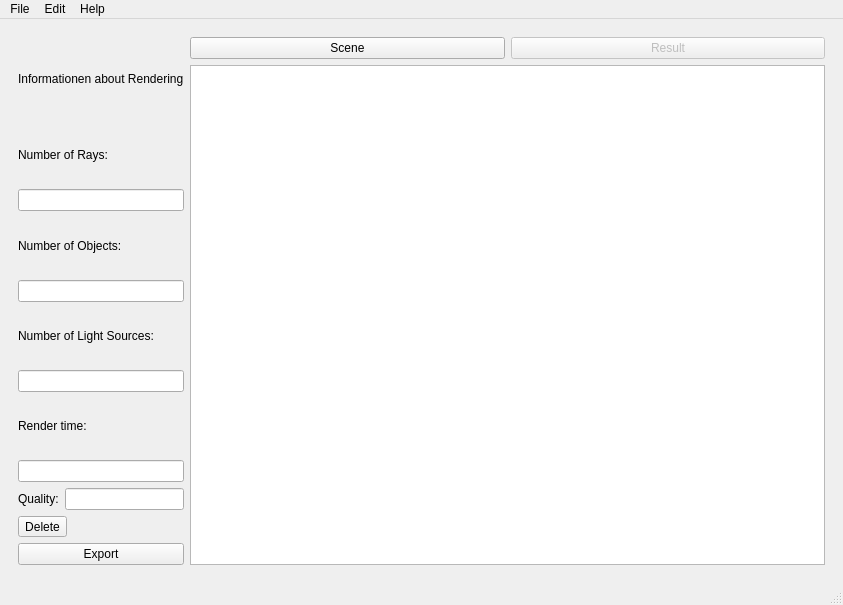
<?xml version="1.0" encoding="UTF-8"?>
<ui version="4.0">
 <class>MainWindow</class>
 <widget class="QMainWindow" name="MainWindow">
  <property name="geometry">
   <rect>
    <x>0</x>
    <y>0</y>
    <width>843</width>
    <height>605</height>
   </rect>
  </property>
  <property name="sizePolicy">
   <sizepolicy hsizetype="Preferred" vsizetype="Preferred">
    <horstretch>1</horstretch>
    <verstretch>1</verstretch>
   </sizepolicy>
  </property>
  <property name="windowTitle">
   <string>MainWindow</string>
  </property>
  <widget class="QWidget" name="centralwidget">
   <layout class="QGridLayout" name="gridLayout_2">
    <item row="0" column="0">
     <widget class="QStackedWidget" name="stackedWidget">
      <property name="currentIndex">
       <number>3</number>
      </property>
      <widget class="QWidget" name="page">
       <layout class="QGridLayout" name="gridLayout_5">
        <item row="0" column="0">
         <layout class="QGridLayout" name="gridLayout_4" columnstretch="2,2,6">
          <property name="leftMargin">
           <number>0</number>
          </property>
          <property name="topMargin">
           <number>0</number>
          </property>
          <property name="rightMargin">
           <number>0</number>
          </property>
          <property name="bottomMargin">
           <number>0</number>
          </property>
          <property name="spacing">
           <number>4</number>
          </property>
          <item row="0" column="2">
           <layout class="QVBoxLayout" name="verticalLayout_7" stretch="0,0,0">
            <item>
             <layout class="QHBoxLayout" name="horizontalLayout_4">
              <item>
               <widget class="QPushButton" name="sceneButton">
                <property name="enabled">
                 <bool>false</bool>
                </property>
                <property name="text">
                 <string>Scene</string>
                </property>
               </widget>
              </item>
              <item>
               <widget class="QPushButton" name="resultButton">
                <property name="text">
                 <string>Result</string>
                </property>
               </widget>
              </item>
             </layout>
            </item>
            <item>
             <widget class="QGraphicsView" name="graphicsView"/>
            </item>
            <item>
             <layout class="QHBoxLayout" name="horizontalLayout" stretch="1,1,1,2">
              <item>
               <widget class="QToolButton" name="playToolButton">
                <property name="sizePolicy">
                 <sizepolicy hsizetype="Fixed" vsizetype="Preferred">
                  <horstretch>0</horstretch>
                  <verstretch>0</verstretch>
                 </sizepolicy>
                </property>
                <property name="text">
                 <string>Start</string>
                </property>
                <property name="iconSize">
                 <size>
                  <width>25</width>
                  <height>20</height>
                 </size>
                </property>
               </widget>
              </item>
              <item>
               <widget class="QToolButton" name="importToolButton">
                <property name="sizePolicy">
                 <sizepolicy hsizetype="Fixed" vsizetype="Preferred">
                  <horstretch>0</horstretch>
                  <verstretch>0</verstretch>
                 </sizepolicy>
                </property>
                <property name="text">
                 <string>Import</string>
                </property>
               </widget>
              </item>
              <item>
               <widget class="QToolButton" name="exportToolButton">
                <property name="sizePolicy">
                 <sizepolicy hsizetype="Fixed" vsizetype="Preferred">
                  <horstretch>0</horstretch>
                  <verstretch>0</verstretch>
                 </sizepolicy>
                </property>
                <property name="sizeIncrement">
                 <size>
                  <width>0</width>
                  <height>0</height>
                 </size>
                </property>
                <property name="text">
                 <string>Export</string>
                </property>
               </widget>
              </item>
              <item>
               <widget class="QProgressBar" name="ProgressBar_main">
                <property name="value">
                 <number>0</number>
                </property>
                <property name="invertedAppearance">
                 <bool>false</bool>
                </property>
               </widget>
              </item>
             </layout>
            </item>
           </layout>
          </item>
          <item row="0" column="1">
           <layout class="QVBoxLayout" name="verticalLayout_5">
            <item>
             <layout class="QVBoxLayout" name="verticalLayout_6">
              <item>
               <widget class="QLabel" name="cameraLabel">
                <property name="font">
                 <font>
                  <pointsize>10</pointsize>
                 </font>
                </property>
                <property name="text">
                 <string>Camera</string>
                </property>
               </widget>
              </item>
              <item>
               <layout class="QHBoxLayout" name="horizontalLayout_5">
                <item>
                 <widget class="QLabel" name="positionLabel">
                  <property name="text">
                   <string>Position</string>
                  </property>
                 </widget>
                </item>
                <item>
                 <layout class="QVBoxLayout" name="verticalLayout_10">
                  <item>
                   <widget class="QLabel" name="pos_x_Label">
                    <property name="text">
                     <string>x</string>
                    </property>
                   </widget>
                  </item>
                  <item>
                   <widget class="QSpinBox" name="pos_x_spinBox"/>
                  </item>
                 </layout>
                </item>
                <item>
                 <layout class="QVBoxLayout" name="verticalLayout_11">
                  <item>
                   <widget class="QLabel" name="pos_y_label">
                    <property name="text">
                     <string>y</string>
                    </property>
                   </widget>
                  </item>
                  <item>
                   <widget class="QSpinBox" name="pos_y_spinBox"/>
                  </item>
                 </layout>
                </item>
                <item>
                 <layout class="QVBoxLayout" name="verticalLayout_9">
                  <item>
                   <widget class="QLabel" name="pos_z_label">
                    <property name="text">
                     <string>z</string>
                    </property>
                   </widget>
                  </item>
                  <item>
                   <widget class="QSpinBox" name="pos_z_spinBox"/>
                  </item>
                 </layout>
                </item>
               </layout>
              </item>
              <item>
               <layout class="QHBoxLayout" name="horizontalLayout_7">
                <item>
                 <widget class="QLabel" name="angle_label">
                  <property name="text">
                   <string>Angle</string>
                  </property>
                 </widget>
                </item>
                <item>
                 <layout class="QVBoxLayout" name="verticalLayout_13">
                  <item>
                   <widget class="QLabel" name="ang_roll_label">
                    <property name="text">
                     <string>Roll</string>
                    </property>
                   </widget>
                  </item>
                  <item>
                   <widget class="QSpinBox" name="ang_roll_spinBox"/>
                  </item>
                 </layout>
                </item>
                <item>
                 <layout class="QVBoxLayout" name="verticalLayout_14">
                  <item>
                   <widget class="QLabel" name="angle_pitch_label">
                    <property name="text">
                     <string>Pitch</string>
                    </property>
                   </widget>
                  </item>
                  <item>
                   <widget class="QSpinBox" name="ang_pitch_spinBox"/>
                  </item>
                 </layout>
                </item>
                <item>
                 <layout class="QVBoxLayout" name="verticalLayout_12">
                  <item>
                   <widget class="QLabel" name="ang_yaw_label">
                    <property name="text">
                     <string>Yaw</string>
                    </property>
                   </widget>
                  </item>
                  <item>
                   <widget class="QSpinBox" name="ang_yaw_spinBox"/>
                  </item>
                 </layout>
                </item>
               </layout>
              </item>
              <item>
               <layout class="QHBoxLayout" name="horizontalLayout_9">
                <item>
                 <widget class="QLabel" name="focusLabel">
                  <property name="text">
                   <string>Distance</string>
                  </property>
                 </widget>
                </item>
                <item>
                 <widget class="QSpinBox" name="focus_spinBox"/>
                </item>
               </layout>
              </item>
              <item>
               <layout class="QHBoxLayout" name="horizontalLayout_10">
                <item>
                 <widget class="QLabel" name="fowLabel">
                  <property name="text">
                   <string>Field of View </string>
                  </property>
                 </widget>
                </item>
                <item>
                 <widget class="QSlider" name="fowHorizontalSlider">
                  <property name="orientation">
                   <enum>Qt::Orientation::Horizontal</enum>
                  </property>
                 </widget>
                </item>
               </layout>
              </item>
             </layout>
            </item>
            <item>
             <layout class="QVBoxLayout" name="verticalLayout_8">
              <item>
               <widget class="QLabel" name="renderLabel">
                <property name="font">
                 <font>
                  <pointsize>10</pointsize>
                 </font>
                </property>
                <property name="text">
                 <string>Rendering</string>
                </property>
               </widget>
              </item>
              <item>
               <layout class="QHBoxLayout" name="horizontalLayout_2">
                <item>
                 <widget class="QLabel" name="resolutionLabel">
                  <property name="text">
                   <string>Resolution</string>
                  </property>
                 </widget>
                </item>
                <item>
                 <layout class="QVBoxLayout" name="verticalLayout_23">
                  <item>
                   <widget class="QLabel" name="res_width_label">
                    <property name="sizePolicy">
                     <sizepolicy hsizetype="Preferred" vsizetype="Preferred">
                      <horstretch>0</horstretch>
                      <verstretch>0</verstretch>
                     </sizepolicy>
                    </property>
                    <property name="text">
                     <string>Width</string>
                    </property>
                   </widget>
                  </item>
                  <item>
                   <widget class="QSpinBox" name="res_width_spinBox">
                    <property name="sizePolicy">
                     <sizepolicy hsizetype="Minimum" vsizetype="Preferred">
                      <horstretch>0</horstretch>
                      <verstretch>0</verstretch>
                     </sizepolicy>
                    </property>
                   </widget>
                  </item>
                 </layout>
                </item>
                <item>
                 <layout class="QVBoxLayout" name="verticalLayout_24">
                  <item>
                   <widget class="QLabel" name="res_height_label">
                    <property name="text">
                     <string>Height</string>
                    </property>
                   </widget>
                  </item>
                  <item>
                   <widget class="QSpinBox" name="res_height_spinBox">
                    <property name="sizePolicy">
                     <sizepolicy hsizetype="Minimum" vsizetype="Preferred">
                      <horstretch>0</horstretch>
                      <verstretch>0</verstretch>
                     </sizepolicy>
                    </property>
                   </widget>
                  </item>
                 </layout>
                </item>
               </layout>
              </item>
              <item>
               <layout class="QHBoxLayout" name="horizontalLayout_6">
                <item>
                 <widget class="QLabel" name="qualityLabel">
                  <property name="text">
                   <string>Pane Width</string>
                  </property>
                 </widget>
                </item>
                <item>
                 <widget class="QComboBox" name="qualityComboBox"/>
                </item>
               </layout>
              </item>
              <item>
               <layout class="QHBoxLayout" name="horizontalLayout_8">
                <item>
                 <widget class="QLabel" name="samplesLabel">
                  <property name="text">
                   <string>Anti-Aliasing</string>
                  </property>
                 </widget>
                </item>
                <item>
                 <widget class="QComboBox" name="comboBox_3"/>
                </item>
               </layout>
              </item>
              <item>
               <layout class="QHBoxLayout" name="horizontalLayout_3">
                <item>
                 <widget class="QLabel" name="fileLabel">
                  <property name="text">
                   <string>Shading</string>
                  </property>
                 </widget>
                </item>
                <item>
                 <widget class="QComboBox" name="fileComboBox"/>
                </item>
               </layout>
              </item>
             </layout>
            </item>
           </layout>
          </item>
          <item row="0" column="0">
           <layout class="QVBoxLayout" name="verticalLayout_15">
            <item>
             <layout class="QVBoxLayout" name="objectVerticalLayout">
              <property name="spacing">
               <number>1</number>
              </property>
              <item>
               <widget class="QLabel" name="objectLabel">
                <property name="font">
                 <font>
                  <pointsize>10</pointsize>
                 </font>
                </property>
                <property name="text">
                 <string>Objects</string>
                </property>
               </widget>
              </item>
              <item>
               <widget class="QListView" name="objectListView"/>
              </item>
              <item>
               <widget class="QPushButton" name="object_plus_Button">
                <property name="font">
                 <font>
                  <pointsize>9</pointsize>
                 </font>
                </property>
                <property name="text">
                 <string>+</string>
                </property>
               </widget>
              </item>
             </layout>
            </item>
            <item>
             <layout class="QVBoxLayout" name="lightVerticalLayout">
              <property name="spacing">
               <number>1</number>
              </property>
              <item>
               <widget class="QLabel" name="lightLabel">
                <property name="font">
                 <font>
                  <pointsize>10</pointsize>
                  <italic>false</italic>
                  <bold>false</bold>
                  <strikeout>false</strikeout>
                  <stylestrategy>PreferDefault</stylestrategy>
                  <kerning>true</kerning>
                 </font>
                </property>
                <property name="text">
                 <string>Light Sources</string>
                </property>
               </widget>
              </item>
              <item>
               <widget class="QListView" name="lightListView"/>
              </item>
              <item>
               <widget class="QPushButton" name="light_plus_Button">
                <property name="font">
                 <font>
                  <pointsize>9</pointsize>
                 </font>
                </property>
                <property name="text">
                 <string>+</string>
                </property>
               </widget>
              </item>
             </layout>
            </item>
           </layout>
          </item>
         </layout>
        </item>
       </layout>
      </widget>
      <widget class="QWidget" name="page_2">
       <layout class="QGridLayout" name="gridLayout_7">
        <item row="0" column="0">
         <layout class="QGridLayout" name="gridLayout_6" columnstretch="2,2,6">
          <item row="0" column="0">
           <layout class="QVBoxLayout" name="verticalLayout_16">
            <item>
             <layout class="QVBoxLayout" name="verticalLayout_4">
              <property name="spacing">
               <number>1</number>
              </property>
              <item>
               <widget class="QLabel" name="objectLabel_conf">
                <property name="font">
                 <font>
                  <pointsize>10</pointsize>
                 </font>
                </property>
                <property name="text">
                 <string>Objects</string>
                </property>
               </widget>
              </item>
              <item>
               <widget class="QListView" name="objectListView_conf"/>
              </item>
              <item>
               <widget class="QPushButton" name="objectPlusButton_conf">
                <property name="enabled">
                 <bool>false</bool>
                </property>
                <property name="font">
                 <font>
                  <pointsize>9</pointsize>
                 </font>
                </property>
                <property name="text">
                 <string>+</string>
                </property>
               </widget>
              </item>
              <item>
               <layout class="QVBoxLayout" name="verticalLayout_17">
                <property name="spacing">
                 <number>1</number>
                </property>
                <item>
                 <widget class="QLabel" name="lightLabel_conf">
                  <property name="font">
                   <font>
                    <pointsize>10</pointsize>
                   </font>
                  </property>
                  <property name="text">
                   <string>Light Sources</string>
                  </property>
                 </widget>
                </item>
                <item>
                 <widget class="QListView" name="lightListView_conf"/>
                </item>
                <item>
                 <widget class="QPushButton" name="lightPlusButton_conf">
                  <property name="enabled">
                   <bool>false</bool>
                  </property>
                  <property name="font">
                   <font>
                    <pointsize>9</pointsize>
                   </font>
                  </property>
                  <property name="text">
                   <string>+</string>
                  </property>
                 </widget>
                </item>
               </layout>
              </item>
             </layout>
            </item>
           </layout>
          </item>
          <item row="0" column="2">
           <layout class="QVBoxLayout" name="verticalLayout_22">
            <item>
             <layout class="QHBoxLayout" name="horizontalLayout_14">
              <item>
               <widget class="QPushButton" name="sceneButton_conf">
                <property name="enabled">
                 <bool>false</bool>
                </property>
                <property name="text">
                 <string>Scene</string>
                </property>
               </widget>
              </item>
              <item>
               <widget class="QPushButton" name="resultButton_conf">
                <property name="enabled">
                 <bool>false</bool>
                </property>
                <property name="text">
                 <string>Result</string>
                </property>
               </widget>
              </item>
             </layout>
            </item>
            <item>
             <widget class="QGraphicsView" name="graphicsView_conf"/>
            </item>
            <item>
             <layout class="QHBoxLayout" name="horizontalLayout_15">
              <item>
               <widget class="QPushButton" name="playButton_conf">
                <property name="enabled">
                 <bool>false</bool>
                </property>
                <property name="text">
                 <string>Start</string>
                </property>
               </widget>
              </item>
              <item>
               <widget class="QPushButton" name="importButton_conf">
                <property name="enabled">
                 <bool>false</bool>
                </property>
                <property name="text">
                 <string>Import</string>
                </property>
               </widget>
              </item>
              <item>
               <widget class="QPushButton" name="exportButton_conf">
                <property name="enabled">
                 <bool>false</bool>
                </property>
                <property name="text">
                 <string>Export</string>
                </property>
               </widget>
              </item>
              <item>
               <widget class="QProgressBar" name="progressBar_conf">
                <property name="enabled">
                 <bool>false</bool>
                </property>
                <property name="value">
                 <number>0</number>
                </property>
               </widget>
              </item>
             </layout>
            </item>
           </layout>
          </item>
          <item row="0" column="1">
           <layout class="QVBoxLayout" name="verticalLayout_3">
            <item>
             <widget class="QLabel" name="confLabel">
              <property name="font">
               <font>
                <pointsize>10</pointsize>
               </font>
              </property>
              <property name="text">
               <string>Configuration</string>
              </property>
             </widget>
            </item>
            <item>
             <layout class="QHBoxLayout" name="horizontalLayout_13">
              <item>
               <widget class="QLabel" name="label_10">
                <property name="text">
                 <string>Position</string>
                </property>
               </widget>
              </item>
              <item>
               <layout class="QVBoxLayout" name="verticalLayout_19">
                <item>
                 <widget class="QLabel" name="pos_x_label_conf">
                  <property name="text">
                   <string>x</string>
                  </property>
                 </widget>
                </item>
                <item>
                 <widget class="QSpinBox" name="pos_x_spinBox_conf">
                  <property name="maximum">
                   <number>100</number>
                  </property>
                 </widget>
                </item>
               </layout>
              </item>
              <item>
               <layout class="QVBoxLayout" name="verticalLayout_20">
                <item>
                 <widget class="QLabel" name="pos_y_label_conf">
                  <property name="text">
                   <string>y</string>
                  </property>
                 </widget>
                </item>
                <item>
                 <widget class="QSpinBox" name="pos_y_spinBox_conf">
                  <property name="maximum">
                   <number>100</number>
                  </property>
                 </widget>
                </item>
               </layout>
              </item>
              <item>
               <layout class="QVBoxLayout" name="verticalLayout_21">
                <item>
                 <widget class="QLabel" name="pos_z_label_conf">
                  <property name="text">
                   <string>z</string>
                  </property>
                 </widget>
                </item>
                <item>
                 <widget class="QSpinBox" name="pos_z_spinBox_conf">
                  <property name="maximum">
                   <number>100</number>
                  </property>
                 </widget>
                </item>
               </layout>
              </item>
             </layout>
            </item>
            <item>
             <layout class="QHBoxLayout" name="horizontalLayout_22">
              <item>
               <widget class="QLabel" name="posLabel_conf">
                <property name="text">
                 <string>Scaling</string>
                </property>
               </widget>
              </item>
              <item>
               <layout class="QVBoxLayout" name="verticalLayout_37">
                <item>
                 <widget class="QLabel" name="pos_x_label_conf_3">
                  <property name="text">
                   <string>x</string>
                  </property>
                 </widget>
                </item>
                <item>
                 <widget class="QSpinBox" name="scal_x_spinBox">
                  <property name="maximum">
                   <number>100</number>
                  </property>
                 </widget>
                </item>
               </layout>
              </item>
              <item>
               <layout class="QVBoxLayout" name="verticalLayout_38">
                <item>
                 <widget class="QLabel" name="pos_y_label_conf_3">
                  <property name="text">
                   <string>y</string>
                  </property>
                 </widget>
                </item>
                <item>
                 <widget class="QSpinBox" name="scal_y_spinBox">
                  <property name="maximum">
                   <number>100</number>
                  </property>
                 </widget>
                </item>
               </layout>
              </item>
              <item>
               <layout class="QVBoxLayout" name="verticalLayout_39">
                <item>
                 <widget class="QLabel" name="pos_z_label_conf_3">
                  <property name="text">
                   <string>z</string>
                  </property>
                 </widget>
                </item>
                <item>
                 <widget class="QSpinBox" name="scal_z_spinBox">
                  <property name="maximum">
                   <number>100</number>
                  </property>
                 </widget>
                </item>
               </layout>
              </item>
             </layout>
            </item>
            <item>
             <layout class="QHBoxLayout" name="horizontalLayout_12">
              <item>
               <widget class="QLabel" name="posLabel_conf_3">
                <property name="text">
                 <string>Rotation</string>
                </property>
               </widget>
              </item>
              <item>
               <layout class="QVBoxLayout" name="verticalLayout_34">
                <item>
                 <widget class="QLabel" name="pos_x_label_conf_4">
                  <property name="text">
                   <string>x</string>
                  </property>
                 </widget>
                </item>
                <item>
                 <widget class="QSpinBox" name="rot_x_spinBox">
                  <property name="maximum">
                   <number>360</number>
                  </property>
                 </widget>
                </item>
               </layout>
              </item>
              <item>
               <layout class="QVBoxLayout" name="verticalLayout_35">
                <item>
                 <widget class="QLabel" name="pos_y_label_conf_4">
                  <property name="text">
                   <string>y</string>
                  </property>
                 </widget>
                </item>
                <item>
                 <widget class="QSpinBox" name="rot_y_spinBox">
                  <property name="maximum">
                   <number>360</number>
                  </property>
                 </widget>
                </item>
               </layout>
              </item>
              <item>
               <layout class="QVBoxLayout" name="verticalLayout_36">
                <item>
                 <widget class="QLabel" name="pos_z_label_conf_4">
                  <property name="text">
                   <string>z</string>
                  </property>
                 </widget>
                </item>
                <item>
                 <widget class="QSpinBox" name="rot_z_spinBox">
                  <property name="maximum">
                   <number>360</number>
                  </property>
                 </widget>
                </item>
               </layout>
              </item>
             </layout>
            </item>
            <item>
             <widget class="QPushButton" name="saveButton_conf">
              <property name="text">
               <string>Done</string>
              </property>
             </widget>
            </item>
           </layout>
          </item>
         </layout>
        </item>
       </layout>
      </widget>
      <widget class="QWidget" name="page_4">
       <layout class="QGridLayout" name="gridLayout_3">
        <item row="0" column="0">
         <layout class="QGridLayout" name="gridLayout_8" columnstretch="2,2,6">
          <item row="0" column="0">
           <layout class="QVBoxLayout" name="verticalLayout_25">
            <item>
             <layout class="QVBoxLayout" name="verticalLayout_26">
              <property name="spacing">
               <number>1</number>
              </property>
              <item>
               <widget class="QLabel" name="objectLabel_conf_2">
                <property name="font">
                 <font>
                  <pointsize>10</pointsize>
                 </font>
                </property>
                <property name="text">
                 <string>Objects</string>
                </property>
               </widget>
              </item>
              <item>
               <widget class="QListView" name="objectListView_conf_2"/>
              </item>
              <item>
               <widget class="QPushButton" name="objectPlusButton_conf_2">
                <property name="enabled">
                 <bool>false</bool>
                </property>
                <property name="font">
                 <font>
                  <pointsize>9</pointsize>
                 </font>
                </property>
                <property name="text">
                 <string>+</string>
                </property>
               </widget>
              </item>
              <item>
               <layout class="QVBoxLayout" name="verticalLayout_27">
                <property name="spacing">
                 <number>1</number>
                </property>
                <item>
                 <widget class="QLabel" name="lightLabel_conf_2">
                  <property name="font">
                   <font>
                    <pointsize>10</pointsize>
                   </font>
                  </property>
                  <property name="text">
                   <string>Light Sources</string>
                  </property>
                 </widget>
                </item>
                <item>
                 <widget class="QListView" name="lightListView_conf_2"/>
                </item>
                <item>
                 <widget class="QPushButton" name="lightPlusButton_conf_2">
                  <property name="enabled">
                   <bool>false</bool>
                  </property>
                  <property name="font">
                   <font>
                    <pointsize>9</pointsize>
                   </font>
                  </property>
                  <property name="text">
                   <string>+</string>
                  </property>
                 </widget>
                </item>
               </layout>
              </item>
             </layout>
            </item>
           </layout>
          </item>
          <item row="0" column="2">
           <layout class="QVBoxLayout" name="verticalLayout_28">
            <item>
             <layout class="QHBoxLayout" name="horizontalLayout_18">
              <item>
               <widget class="QPushButton" name="sceneButton_conf_2">
                <property name="enabled">
                 <bool>false</bool>
                </property>
                <property name="text">
                 <string>Scene</string>
                </property>
               </widget>
              </item>
              <item>
               <widget class="QPushButton" name="resultButton_conf_2">
                <property name="enabled">
                 <bool>false</bool>
                </property>
                <property name="text">
                 <string>Result</string>
                </property>
               </widget>
              </item>
             </layout>
            </item>
            <item>
             <widget class="QGraphicsView" name="graphicsView_conf_2"/>
            </item>
            <item>
             <layout class="QHBoxLayout" name="horizontalLayout_19">
              <item>
               <widget class="QPushButton" name="playButton_conf_2">
                <property name="enabled">
                 <bool>false</bool>
                </property>
                <property name="text">
                 <string>Start</string>
                </property>
               </widget>
              </item>
              <item>
               <widget class="QPushButton" name="importButton_conf_2">
                <property name="enabled">
                 <bool>false</bool>
                </property>
                <property name="text">
                 <string>Import</string>
                </property>
               </widget>
              </item>
              <item>
               <widget class="QPushButton" name="exportButton_conf_2">
                <property name="enabled">
                 <bool>false</bool>
                </property>
                <property name="text">
                 <string>Export</string>
                </property>
               </widget>
              </item>
              <item>
               <widget class="QProgressBar" name="progressBar_conf_2">
                <property name="enabled">
                 <bool>false</bool>
                </property>
                <property name="value">
                 <number>0</number>
                </property>
               </widget>
              </item>
             </layout>
            </item>
           </layout>
          </item>
          <item row="0" column="1">
           <layout class="QVBoxLayout" name="verticalLayout_29">
            <item>
             <widget class="QLabel" name="confLabel_2">
              <property name="font">
               <font>
                <pointsize>10</pointsize>
               </font>
              </property>
              <property name="text">
               <string>Configuration</string>
              </property>
             </widget>
            </item>
            <item>
             <layout class="QHBoxLayout" name="horizontalLayout_24">
              <item>
               <widget class="QLabel" name="label_11">
                <property name="text">
                 <string>Position</string>
                </property>
               </widget>
              </item>
              <item>
               <layout class="QVBoxLayout" name="verticalLayout_40">
                <item>
                 <widget class="QLabel" name="pos_x_label_conf_5">
                  <property name="text">
                   <string>x</string>
                  </property>
                 </widget>
                </item>
                <item>
                 <widget class="QSpinBox" name="pos_x_spinBox_conf_light">
                  <property name="maximum">
                   <number>100</number>
                  </property>
                 </widget>
                </item>
               </layout>
              </item>
              <item>
               <layout class="QVBoxLayout" name="verticalLayout_41">
                <item>
                 <widget class="QLabel" name="pos_y_label_conf_5">
                  <property name="text">
                   <string>y</string>
                  </property>
                 </widget>
                </item>
                <item>
                 <widget class="QSpinBox" name="pos_y_spinBox_conf_light">
                  <property name="maximum">
                   <number>100</number>
                  </property>
                 </widget>
                </item>
               </layout>
              </item>
              <item>
               <layout class="QVBoxLayout" name="verticalLayout_42">
                <item>
                 <widget class="QLabel" name="pos_z_label_conf_5">
                  <property name="text">
                   <string>z</string>
                  </property>
                 </widget>
                </item>
                <item>
                 <widget class="QSpinBox" name="pos_z_spinBox_conf_light">
                  <property name="maximum">
                   <number>100</number>
                  </property>
                 </widget>
                </item>
               </layout>
              </item>
             </layout>
            </item>
            <item>
             <layout class="QHBoxLayout" name="horizontalLayout_21">
              <item>
               <widget class="QLabel" name="label_5">
                <property name="text">
                 <string>Light Intensity</string>
                </property>
               </widget>
              </item>
              <item>
               <widget class="QDoubleSpinBox" name="doubleSpinBox">
                <property name="maximum">
                 <double>1.000000000000000</double>
                </property>
                <property name="singleStep">
                 <double>0.050000000000000</double>
                </property>
               </widget>
              </item>
             </layout>
            </item>
            <item>
             <layout class="QHBoxLayout" name="horizontalLayout_23">
              <item>
               <widget class="QLabel" name="label_7">
                <property name="text">
                 <string>Color</string>
                </property>
               </widget>
              </item>
              <item>
               <widget class="QComboBox" name="comboBox_2"/>
              </item>
             </layout>
            </item>
            <item>
             <widget class="QPushButton" name="saveButton_conf_2">
              <property name="text">
               <string>Done</string>
              </property>
             </widget>
            </item>
           </layout>
          </item>
         </layout>
        </item>
       </layout>
      </widget>
      <widget class="QWidget" name="page_3">
       <layout class="QGridLayout" name="gridLayout">
        <item row="0" column="0">
         <layout class="QGridLayout" name="gridLayout_13" columnstretch="0,1">
          <item row="0" column="1">
           <layout class="QVBoxLayout" name="verticalLayout_44">
            <item>
             <layout class="QHBoxLayout" name="horizontalLayout_31">
              <item>
               <widget class="QPushButton" name="sceneButton_result">
                <property name="text">
                 <string>Scene</string>
                </property>
               </widget>
              </item>
              <item>
               <widget class="QPushButton" name="resultButton_result">
                <property name="enabled">
                 <bool>false</bool>
                </property>
                <property name="text">
                 <string>Result</string>
                </property>
               </widget>
              </item>
             </layout>
            </item>
            <item>
             <widget class="QGraphicsView" name="graphicsView_5">
              <property name="sizePolicy">
               <sizepolicy hsizetype="Expanding" vsizetype="Expanding">
                <horstretch>0</horstretch>
                <verstretch>0</verstretch>
               </sizepolicy>
              </property>
             </widget>
            </item>
           </layout>
          </item>
          <item row="0" column="0">
           <layout class="QVBoxLayout" name="verticalLayout_2">
            <item>
             <widget class="QLabel" name="infoLabel">
              <property name="text">
               <string>Informationen about Rendering</string>
              </property>
             </widget>
            </item>
            <item>
             <layout class="QVBoxLayout" name="verticalLayout_47">
              <item>
               <widget class="QLabel" name="raysLabel_info">
                <property name="text">
                 <string>Number of Rays:</string>
                </property>
               </widget>
              </item>
              <item>
               <widget class="QLineEdit" name="rays_lineEdit">
                <property name="text">
                 <string/>
                </property>
                <property name="readOnly">
                 <bool>true</bool>
                </property>
               </widget>
              </item>
             </layout>
            </item>
            <item>
             <layout class="QVBoxLayout" name="verticalLayout_49">
              <item>
               <widget class="QLabel" name="objectsLabel_info">
                <property name="text">
                 <string>Number of Objects:</string>
                </property>
               </widget>
              </item>
              <item>
               <widget class="QLineEdit" name="objectsLineEdit_info">
                <property name="text">
                 <string/>
                </property>
                <property name="readOnly">
                 <bool>true</bool>
                </property>
               </widget>
              </item>
             </layout>
            </item>
            <item>
             <layout class="QVBoxLayout" name="verticalLayout">
              <item>
               <widget class="QLabel" name="label_3">
                <property name="text">
                 <string>Number of Light Sources:</string>
                </property>
               </widget>
              </item>
              <item>
               <widget class="QLineEdit" name="lineEdit_3">
                <property name="readOnly">
                 <bool>true</bool>
                </property>
               </widget>
              </item>
             </layout>
            </item>
            <item>
             <layout class="QVBoxLayout" name="verticalLayout_48">
              <item>
               <widget class="QLabel" name="renderDurationLabel_info">
                <property name="text">
                 <string>Render time:</string>
                </property>
               </widget>
              </item>
              <item>
               <widget class="QLineEdit" name="renderDurationLineEdit_info">
                <property name="text">
                 <string/>
                </property>
                <property name="readOnly">
                 <bool>true</bool>
                </property>
               </widget>
              </item>
             </layout>
            </item>
            <item>
             <layout class="QHBoxLayout" name="horizontalLayout_17">
              <item>
               <widget class="QLabel" name="label_4">
                <property name="text">
                 <string>Quality:</string>
                </property>
               </widget>
              </item>
              <item>
               <widget class="QLineEdit" name="lineEdit_4">
                <property name="readOnly">
                 <bool>true</bool>
                </property>
               </widget>
              </item>
             </layout>
            </item>
            <item>
             <widget class="QToolButton" name="deleteButton">
              <property name="text">
               <string>Delete</string>
              </property>
             </widget>
            </item>
            <item>
             <widget class="QPushButton" name="exportButton_result">
              <property name="text">
               <string>Export</string>
              </property>
             </widget>
            </item>
           </layout>
          </item>
         </layout>
        </item>
       </layout>
      </widget>
     </widget>
    </item>
   </layout>
  </widget>
  <widget class="QMenuBar" name="menubar">
   <property name="geometry">
    <rect>
     <x>0</x>
     <y>0</y>
     <width>843</width>
     <height>23</height>
    </rect>
   </property>
   <widget class="QMenu" name="menuDatei">
    <property name="title">
     <string>File</string>
    </property>
    <addaction name="actionNeue_Szene"/>
    <addaction name="actionSzene_importieren"/>
    <addaction name="actionSzene_speichern"/>
    <addaction name="separator"/>
    <addaction name="actionSchliessen"/>
   </widget>
   <widget class="QMenu" name="menuBearbeiten">
    <property name="title">
     <string>Edit</string>
    </property>
    <addaction name="actionRueckgaenig"/>
   </widget>
   <widget class="QMenu" name="menuHilfe">
    <property name="title">
     <string>Help</string>
    </property>
   </widget>
   <addaction name="menuDatei"/>
   <addaction name="menuBearbeiten"/>
   <addaction name="menuHilfe"/>
  </widget>
  <widget class="QStatusBar" name="statusbar"/>
  <action name="actionNeue_Szene">
   <property name="text">
    <string>New Scene</string>
   </property>
  </action>
  <action name="actionSzene_importieren">
   <property name="text">
    <string>Import Scene</string>
   </property>
  </action>
  <action name="actionSzene_speichern">
   <property name="text">
    <string>Save Scene</string>
   </property>
  </action>
  <action name="actionSchliessen">
   <property name="text">
    <string>Close</string>
   </property>
  </action>
  <action name="actionRueckgaenig">
   <property name="text">
    <string>Undo</string>
   </property>
  </action>
 </widget>
 <resources/>
 <connections/>
</ui>
